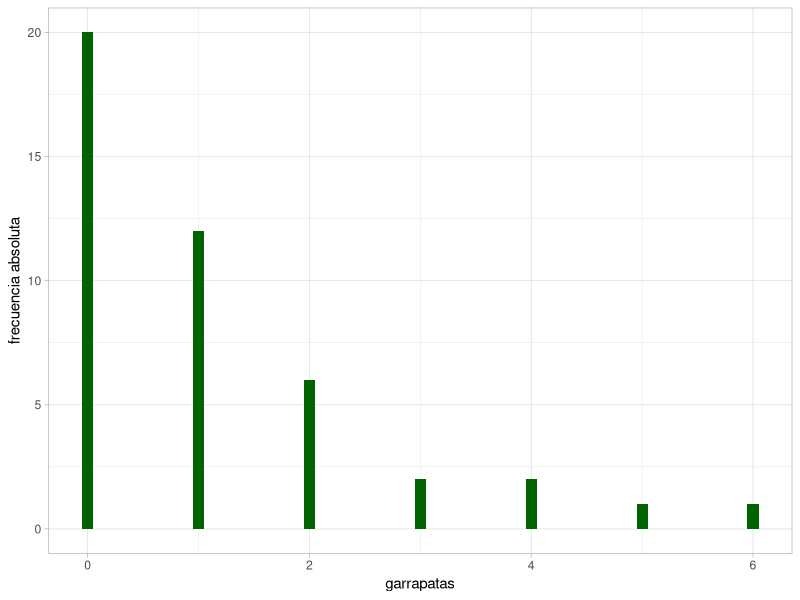

The R source for this figure:
# EJERCICIO RESUELTO ADICIONAL 2 - GARRAPATAS

# variable: cuantitativa discreta

# cargamos los datos de cantidad de garrapatas
# en ratones, le damos nombre Ixodes
ixodes <- c(0,2,0,0,2,2,0,0,1,
            1,3,0,0,1,0,0,1,0,
            1,4,0,0,1,4,2,0,0,
            1,0,0,2,2,1,1,0,6,
            0,5,1,3,0,1,0,1)

# primero miro el tipo de variable y los datos
# exploro el máximo y le mínimo:
max(ixodes)
min(ixodes)

# veo que la cantidad de garrapatas por ratón toma valores
# entre 0 y 6...
# realizaré un gráfico de barras o bastones para cada valor posible,
# es decir, con 7 clases (0, 1, 2, ..., 6)

# hago el recuento de casos para cada valor
fi <- as.vector(table(ixodes))
# las relativas y las acumuladas
fri <- fi/length(ixodes)
Fi <-  cumsum(fi) 
Fri <- Fi/length(ixodes)

# uno la información en un tabla para verlo más fácil
(tabla <-  data.frame(0:6, fi, fri, Fi, Fri))

# con esta información puedo construir el gráfico 
# cargo paquete que necesitamos
library(tibble)
library(ggplot2)
ggplot(as_tibble(ixodes),aes(x=value))+
  geom_bar(width = .1, fill = 'darkgreen')+
  labs(y= "frecuencia absoluta", x = "garrapatas")+
  theme_light()

# puedo calcular visualmente la media si busco
# el centro de masa de la distribución

# para calcular la media puedo hacerlo paso a paso:
sum(ixodes)/length(ixodes)
# o uso la función mean()
mean(ixodes)

# para la mediana puedo hacerlo paso a paso:
# primero ordeno los valores:
ixodes_ord <- sort(ixodes)
# veo cuántos elementos tiene
length(ixodes)
# como tiene un número par de elementos la mediana es
# el promedio de los dos valores centrales:
(ixodes_ord[22]+ixodes_ord[23])/2

# o también puedo usar la función median()
median(ixodes)
